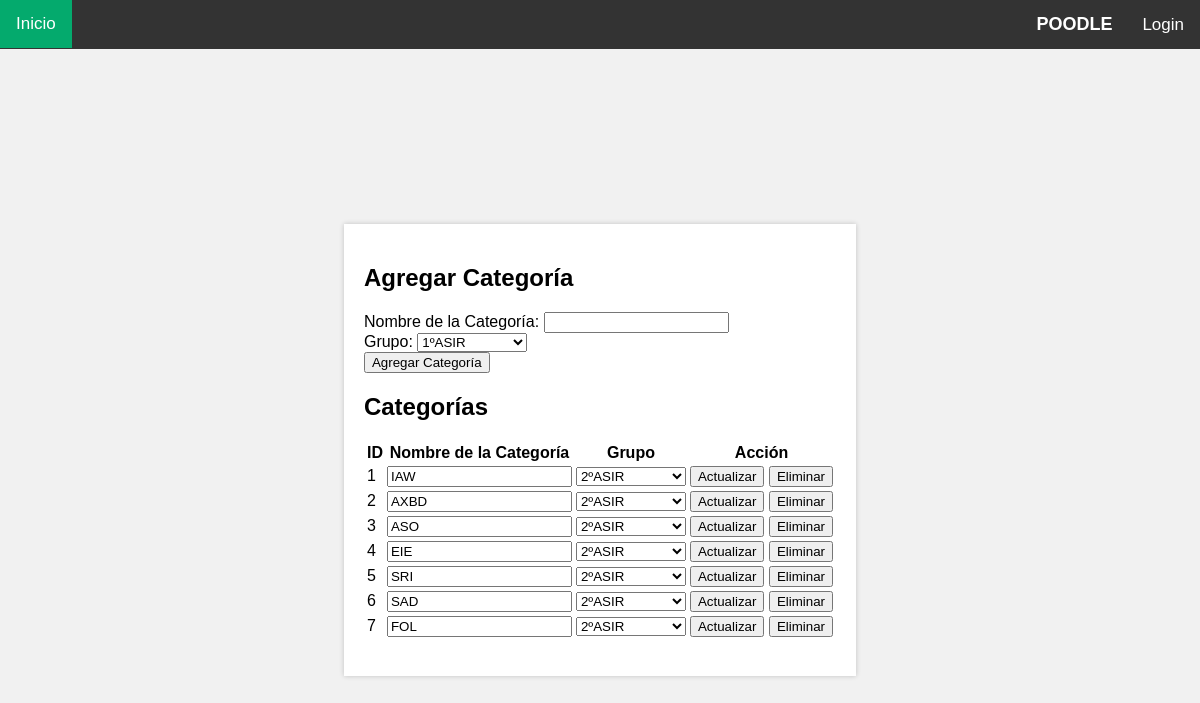
The app's page /crear_categoria.php with its own data.
### tables this page shows
CREATE TABLE `categoria` (
  `id` int(11) NOT NULL,
  `nombreCategoria` text DEFAULT NULL,
  `fk_grupo` int(11) NOT NULL DEFAULT 2
);

### crear_categoria.php (the view, shortened to what this page needs)
<!DOCTYPE html>
<html lang="en">
<head>
  <link rel="stylesheet" href="style.css#2">
</head>
<body>
  <?php require './navbar.php'; ?>
  <div class="content">
    <p>
    <?php
    $conn = getconn();
    $sql = "SELECT categoria.id, categoria.nombreCategoria, grupos.nombreGrupo, grupos.id AS grupo_id
            FROM categoria
            INNER JOIN grupos ON categoria.fk_grupo = grupos.id";
    $result = mysqli_query($conn, $sql);
    $categorias = array();
    if (mysqli_num_rows($result) > 0) {
        while ($row = mysqli_fetch_assoc($result)) {
            $categorias[] = $row;
        }
    }
    $sql = "SELECT * FROM grupos";
    $result = mysqli_query($conn, $sql);
    $grupos = array();
    if (mysqli_num_rows($result) > 0) {
        while ($row = mysqli_fetch_assoc($result)) {
            $grupos[$row['id']] = $row['nombreGrupo'];
        }
    }
?>
<!DOCTYPE html>
<html>
<head>
</head>
<body>
    <h2>Agregar Categoría</h2>
    <form method="POST" action="<?php echo $_SERVER["PHP_SELF"]; ?>">
        <label for="nombreCategoria">Nombre de la Categoría:</label>
        <input type="text" name="nombreCategoria" required>
        <br>
        <label for="fk_grupo">Grupo:</label>
        <select name="fk_grupo">
            <?php foreach ($grupos as $grupo_id => $nombreGrupo) { ?>
                <option value="<?php echo $grupo_id; ?>"><?php echo $nombreGrupo; ?></option>
            <?php } ?>
        </select>
        <br>
        <input type="submit" name="add_categoria" value="Agregar Categoría">
    </form>
    <h2>Categorías</h2>
    <?php if (!empty($categorias)) { ?>
        <table>
            <tr>
                <th>ID</th>
                <th>Nombre de la Categoría</th>
                <th>Grupo</th>
                <th>Acción</th>
            </tr>
            <?php foreach ($categorias as $categoria) { ?>
                <form method="POST" action="<?php echo $_SERVER["PHP_SELF"]; ?>">
                    <tr>
                        <td><?php echo $categoria['id']; ?></td>
                        <td>
                            <input type="text" name="updated_nombreCategoria" value="<?php echo $categoria['nombreCategoria']; ?>" required>
                        </td>
                        <td>
                            <select name="updated_fk_grupo">
                                <?php foreach ($grupos as $grupo_id => $nombreGrupo) { ?>
                                    <option value="<?php echo $grupo_id; ?>" <?php if ($grupo_id == $categoria['grupo_id']) echo 'selected'; ?>><?php echo $nombreGrupo; ?></option>
                                <?php } ?>
                            </select>
                        </td>
                        <td>
                            <input type="submit" name="update_categoria" value="Actualizar">
                            <input type="submit" name="delete_categoria" value="Eliminar" onclick="return confirm('¿Estás seguro de que quieres borrar esta categoría?')">
                        </td>
                    </tr>
                </form>
            <?php } ?>
        </table>
    <?php } else { ?>
        <p>No hay categorías.</p>
    <?php } ?>
    </p>
  </div>
</body>
</html>

### style.css (style rules this page uses)
body { font-family: Verdana, sans-serif; display: flex; justify-content: center; align-items: center; height: 100vh; margin: 0; background-color: #f1f1f1; padding-top: 50px; }
.content { padding: 20px; background-color: white; max-width: 100%; box-shadow: 0 0 5px rgba(0, 0, 0, 0.2); }

### records on screen
categoria: id "1", updated_nombreCategoria "IAW"
categoria: id "2", updated_nombreCategoria "AXBD"
categoria: id "3", updated_nombreCategoria "ASO"
categoria: id "4", updated_nombreCategoria "EIE"
categoria: id "5", updated_nombreCategoria "SRI"
categoria: id "6", updated_nombreCategoria "SAD"
categoria: id "7", updated_nombreCategoria "FOL"

### other values on screen
form field fk_grupo "1ºASIR"
form field updated_fk_grupo "2ºASIR"
